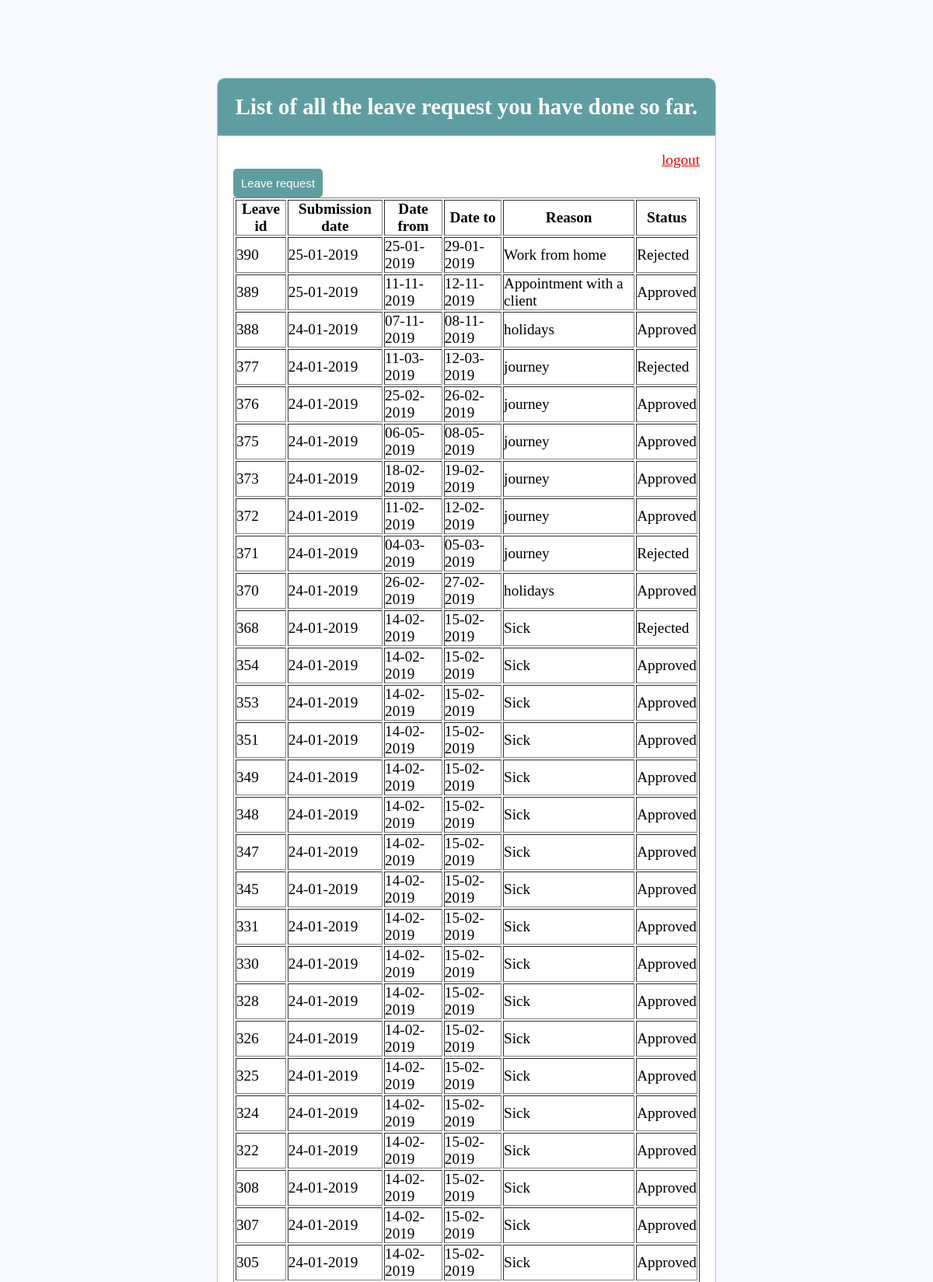
The page /vacationList.php (signed in, upper part) on the database its author committed.
### tables this page shows
CREATE TABLE `dates` (
  `leave_id` int(11) NOT NULL,
  `id` int(11) NOT NULL,
  `submission_date` date NOT NULL,
  `start` date NOT NULL,
  `end` date NOT NULL,
  `reason` text NOT NULL,
  `status` text NOT NULL
);

### vacationList.php (the view, shortened to what this page needs)
<!DOCTYPE html>
<html>
<head>
	<link rel="stylesheet" type="text/css" href="style.css">
</head>
<body>
<div class="header">
	<h2>List of all the leave request you have done so far.</h2>
</div>
<div class="content">
<div align="right"><a href="index.php?logout='1'" style="color: red;">logout</a></div>
    <table style="border-collapse:collapse: background-color:#fff;" border="1" align="center">
	<thead>
	<tr>
	<th>Leave id</th>
	<th>Submission date</th>
	<th>Date from</th>
	<th>Date to</th>
	<th>Reason</th>
	<th>Status</th>
	</tr>
	</thead>
	<tbody>
	<?php
	include("server.php");
if (isset($_SESSION['username'])) {
	$result1=mysqli_query($db,"SELECT * FROM registration WHERE username='".$_SESSION['username']."'");
	while($test1 = mysqli_fetch_array($result1)){
		$id = $test1['id'];
		$result=mysqli_query($db, "SELECT * FROM dates WHERE id=$id ORDER BY leave_id DESC");
		while($test=mysqli_fetch_array($result)){
		$submission_date=$test['submission_date'];
		$myDateTime = DateTime::createFromFormat('Y-m-d', $submission_date);
		$formattedsubmission_date = $myDateTime->format('d-m-Y');
		$start_date=$test['start'];
		$myDateTime1 = DateTime::createFromFormat('Y-m-d', $start_date);
		$formattedstart_date = $myDateTime1->format('d-m-Y');
		$end_date=$test['end'];
		$myDateTime2 = DateTime::createFromFormat('Y-m-d', $end_date);
		$formattedend_date = $myDateTime2->format('d-m-Y');
		echo "<tr>";
		echo "<td>" .$test['leave_id']."</td>";
		echo "<td>" .$formattedsubmission_date."</td>";
		echo "<td>" .$formattedstart_date."</td>";
		echo "<td>" .$formattedend_date."</td>";
		echo "<td>" .$test['reason']."</td>";
		if($test['status']!=""){
		echo "<td>" .$test['status']."</a>";
		}
		else{
			echo"<td> Pending/Approved/Rejected";
		}
		echo "</tr>";
	}
	}
}
	?>
        <form name="addNewDate" action="editList.php">
            <input type="submit" class="btn" value="Leave request"/>
        </form>
       </tbody>
	</table>
    </body>
</html>

### style.css (style rules this page uses)
* { margin: 0px; padding: 0px; }
body { font-size: 120%; background: #F8F8FF; }
.header { width: 50%; margin: 100px auto 0px; color: white; background: #5F9EA0; text-align: center; border: 1px solid #B0C4DE; border-bottom: none; border-radius: 10px 10px 0px 0px; padding: 20px; }
form, .content { width: 50%; margin: 0px auto; padding: 20px; border: 1px solid #B0C4DE; background: white; border-radius: 0px 0px 10px 10px; }
.btn { padding: 10px; font-size: 15px; color: white; background: #5F9EA0; border: none; border-radius: 5px; }

### rows shown on the page
dates: leave_id "390", submission_date "25-01-2019", start "25-01-2019", end "29-01-2019", reason "Work from home", status "Rejected"
dates: leave_id "389", submission_date "25-01-2019", start "11-11-2019", end "12-11-2019", reason "Appointment with a client", status "Approved"
dates: leave_id "388", submission_date "24-01-2019", start "07-11-2019", end "08-11-2019", reason "holidays", status "Approved"
dates: leave_id "377", submission_date "24-01-2019", start "11-03-2019", end "12-03-2019", reason "journey", status "Rejected"
dates: leave_id "376", submission_date "24-01-2019", start "25-02-2019", end "26-02-2019", reason "journey", status "Approved"
dates: leave_id "375", submission_date "24-01-2019", start "06-05-2019", end "08-05-2019", reason "journey", status "Approved"
dates: leave_id "373", submission_date "24-01-2019", start "18-02-2019", end "19-02-2019", reason "journey", status "Approved"
dates: leave_id "372", submission_date "24-01-2019", start "11-02-2019", end "12-02-2019", reason "journey", status "Approved"
dates: leave_id "371", submission_date "24-01-2019", start "04-03-2019", end "05-03-2019", reason "journey", status "Rejected"
dates: leave_id "370", submission_date "24-01-2019", start "26-02-2019", end "27-02-2019", reason "holidays", status "Approved"
dates: leave_id "368", submission_date "24-01-2019", start "14-02-2019", end "15-02-2019", reason "Sick", status "Rejected"
dates: leave_id "354", submission_date "24-01-2019", start "14-02-2019", end "15-02-2019", reason "Sick", status "Approved"
dates: leave_id "353", submission_date "24-01-2019", start "14-02-2019", end "15-02-2019", reason "Sick", status "Approved"
dates: leave_id "351", submission_date "24-01-2019", start "14-02-2019", end "15-02-2019", reason "Sick", status "Approved"
dates: leave_id "349", submission_date "24-01-2019", start "14-02-2019", end "15-02-2019", reason "Sick", status "Approved"
dates: leave_id "348", submission_date "24-01-2019", start "14-02-2019", end "15-02-2019", reason "Sick", status "Approved"
dates: leave_id "347", submission_date "24-01-2019", start "14-02-2019", end "15-02-2019", reason "Sick", status "Approved"
dates: leave_id "345", submission_date "24-01-2019", start "14-02-2019", end "15-02-2019", reason "Sick", status "Approved"
dates: leave_id "331", submission_date "24-01-2019", start "14-02-2019", end "15-02-2019", reason "Sick", status "Approved"
dates: leave_id "330", submission_date "24-01-2019", start "14-02-2019", end "15-02-2019", reason "Sick", status "Approved"
dates: leave_id "328", submission_date "24-01-2019", start "14-02-2019", end "15-02-2019", reason "Sick", status "Approved"
dates: leave_id "326", submission_date "24-01-2019", start "14-02-2019", end "15-02-2019", reason "Sick", status "Approved"
dates: leave_id "325", submission_date "24-01-2019", start "14-02-2019", end "15-02-2019", reason "Sick", status "Approved"
dates: leave_id "324", submission_date "24-01-2019", start "14-02-2019", end "15-02-2019", reason "Sick", status "Approved"
dates: leave_id "322", submission_date "24-01-2019", start "14-02-2019", end "15-02-2019", reason "Sick", status "Approved"
dates: leave_id "308", submission_date "24-01-2019", start "14-02-2019", end "15-02-2019", reason "Sick", status "Approved"
dates: leave_id "307", submission_date "24-01-2019", start "14-02-2019", end "15-02-2019", reason "Sick", status "Approved"
dates: leave_id "305", submission_date "24-01-2019", start "14-02-2019", end "15-02-2019", reason "Sick", status "Approved"
